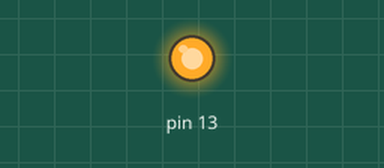
This sketch was run on a simulated Arduino Uno, built with avr-gcc and run on an emulated ATmega328P. Shown: output pins drawn as LEDs (lit = HIGH).

Above: at 0.2 s.
At 35.2 s:
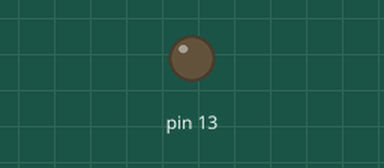
Timing chart, 0 to 36.4 s (numbered marks = the images above):
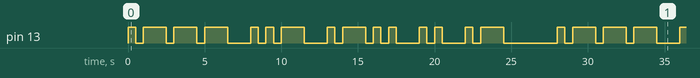

Measured:
- by itself, pin 13: moves between LOW and HIGH, repeating every 28.0 s
- by itself, everything shown: repeats every 28.0 s, in 30 steps

The sketch:

functional_programing_2.ino
```cpp
int dotDuration = 500;

void setup() {
  // put your setup code here, to run once:
  pinMode (13,OUTPUT);
}

void loop() {
  // put your main code here, to run repeatedly:
  morseJ();
  morseU();
  morseL();
  morseI();
  morseA();
  delay(dotDuration*4);
  }

void morseJ() {
morseDot();
morseDash();
morseDash();
morseDash();
delay(dotDuration*2);
}

void morseU() {
morseDot();
morseDot();
morseDash();
delay(dotDuration*2);
}

void morseL() {
morseDot();
morseDash();
morseDot();
morseDot();
delay(dotDuration*2);
}

void morseI() {
morseDot();
morseDot();
delay(dotDuration*2);
}

void morseA () {
morseDot();
morseDash();
delay(dotDuration*2);
}

void morseDot() {
digitalWrite (13,1);
delay(dotDuration);
digitalWrite (13,0);
delay(dotDuration);
}

void morseDash() {
digitalWrite (13,1);
delay(dotDuration*3);
digitalWrite (13,0);
delay(dotDuration);
}
```
